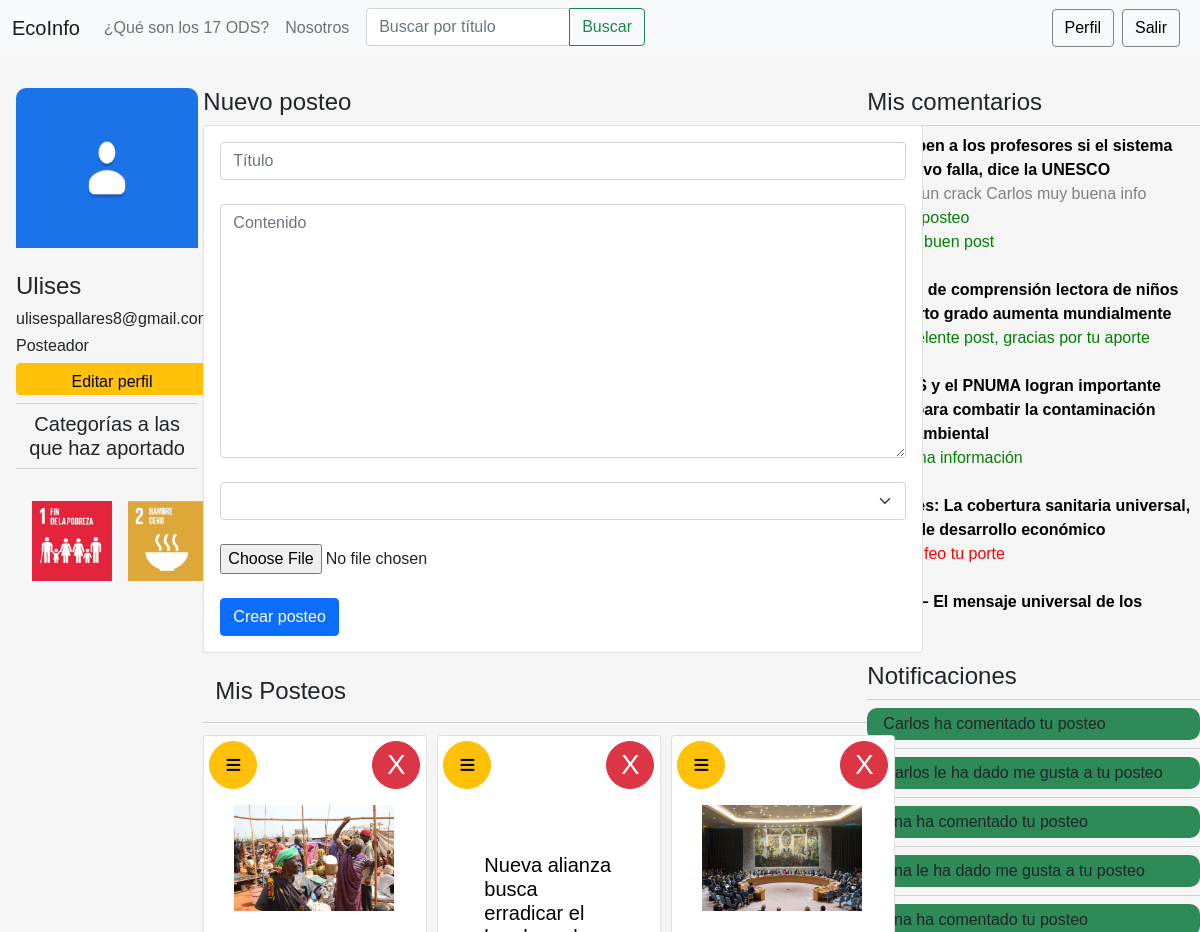
Before: /perfil_usuario/ (signed in, upper part) with the older database file.
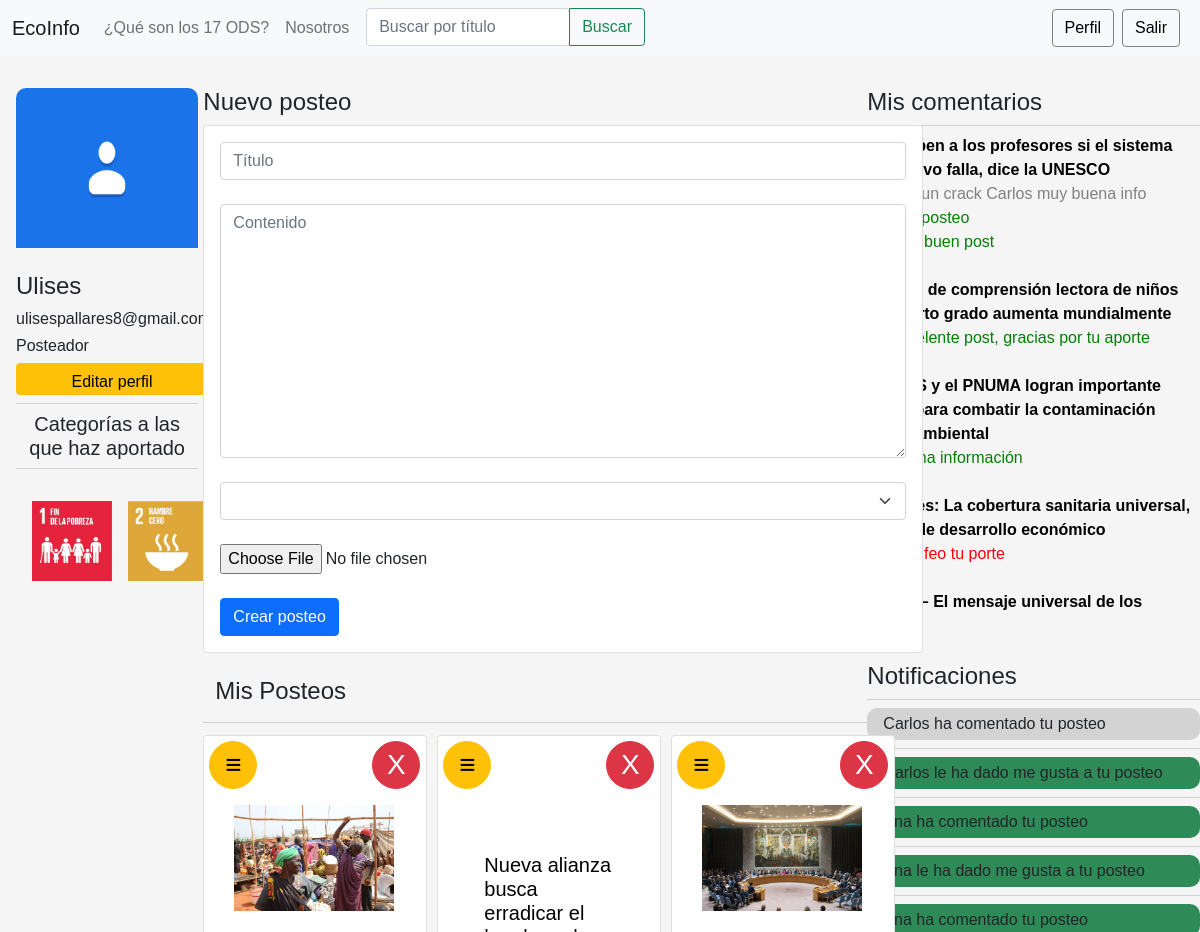
After: the same page with the newer database file.
### feed/models.py (models this page shows, shortened)
class notificaciones(models.Model):
    usuario = models.ForeignKey(User, on_delete=models.CASCADE)
    nombre_usuario = models.CharField(max_length=50, default=None)
    post = models.ForeignKey(post, on_delete=models.CASCADE)
    leido = models.BooleanField(default=False)
    creado_en = models.DateTimeField(auto_now_add=True)
    comentario=models.BooleanField(default=False)
    me_gusta=models.BooleanField(default=False)
    no_megusta=models.BooleanField(default=False)

### feed/views.py (the view)
# urls.py: path('perfil_usuario/',views.perfil_usuario, name='perfil_usuario'),
@login_required
def perfil_usuario(request):
    notif_user = notificaciones.objects.filter(post__posteador_id=request.user.id ).exclude(usuario_id = request.user.id).order_by('creado_en').reverse()[:10]
    mis_posteos = post.objects.filter(posteador_id=request.user.id).order_by('creado_en').reverse()
    mis_categorias = categoria.objects.filter(id__in = mis_posteos.values('categoria_id'))
    mis_comentarios = comentario.objects.filter(comentador_id=request.user.id).order_by('creado_en').reverse()
    posteos = post.objects.filter(comentario__comentador_id=request.user.id).distinct()
    categorias = categoria.objects.all()
    usuario_actual = usuario.objects.get(usuario_fk_id=request.user.id)
    rol=tipo_usuario.objects.get(id = usuario_actual.tipo_usuario_id)
    contexto = { 'rol':rol ,'mis_posteos':mis_posteos, 'mis_comentarios':mis_comentarios, 'categorias':categorias, 'notif_user':notif_user, 'mis_categorias':mis_categorias, 'usuario_actual':usuario_actual, 'posteos':posteos}
    return render(request,"mi_contenido.html",contexto)

### feed/templates/mi_contenido.html (shortened to what the changed rows need)
{% extends "base.html" %}
{% block content %}
<body style="background: whitesmoke;" >
<br><br><br>
<div class="perfil_usuario"  >
<div class="cometarios" style=" margin-left: 4rem;" >
{% if usuario_actual.tipo_usuario_id == 2 %}
<br><br>
    <div id="global_mis_catetorias" >
        <div id="mansajes">
    {%if notif_user %}
        {% for notificacion in notif_user %}
        {% if notificacion.me_gusta == True %}
        {% if notificacion.leido == False %}
            <a href="{% url 'abrir_notificacion' idn=notificacion.id idp=notificacion.post_id  %}" class="dropdown-item" style="border-radius: 10px; background-color: seagreen ;">
            {{notificacion.nombre_usuario}} le ha dado me gusta a tu posteo</a>
            <div class="dropdown-divider"></div>
        {% else %}
            <a href="{% url 'abrir_notificacion' idn=notificacion.id idp=notificacion.post_id %}" class="dropdown-item"  style="border-radius: 10px; background-color:lightgrey">
            {{notificacion.nombre_usuario}} le ha dado me gusta a tu posteo</a>
            <div class="dropdown-divider"></div>
        {% endif %}
        {% elif notificacion.comentario == True %}
            {% if notificacion.leido == False %}
                <a href="{% url 'abrir_notificacion' idn=notificacion.id idp=notificacion.post_id %}" class="dropdown-item" style="border-radius: 10px; background-color: seagreen ;">
                {{notificacion.nombre_usuario}} ha comentado tu posteo</a>
                <div class="dropdown-divider"></div>
            {% else %}
                <a href="{% url 'abrir_notificacion' idn=notificacion.id idp=notificacion.post_id %}" class="dropdown-item"  style="border-radius: 10px; background-color:lightgrey">
                {{notificacion.nombre_usuario}} ha comentado tu posteo</a>
                <div class="dropdown-divider">as</div>
            {% endif %}
    {% endif %}
        {% endfor %}
    {% endif %}
</div>
</div>
{% endif %}
</div>
</div>
</body>
{% endblock %}

Changed rows visible on the page:
changed notificaciones (number 1 of 5 on the later page): leido False → True (drawn)
